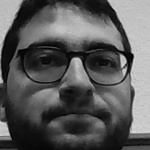
#> input picture cuatris/4/DEI - DOMÓTICA Y ENTORNOS INTELIGENTES/smartEducation/Implementacion/reconocimientoFacial/data/ Marcos/rostro_101.jpg, 150 x 150 px, given in place of the camera
$ python main.py
#> lines starting #> are read from the running program, lines starting #| are printed output that depends on the picture
import cv2
import os
import imutils

face_cascade= cv2.CascadeClassifier('haarcascade_frontalface_default.xml')
eye_cascade = cv2.CascadeClassifier('haarcascade_eye.xml')


personName = 'Oscar'
personName2 = 'Alejandro'
personName3 = ' Marcos'
personName4 = 'Fran'
personName5 = 'Javier'
dataPath = '/home/unioscar/Escritorio/dei/practica2'
personPath = dataPath + '/' + personName5


if not os.path.exists(personPath):
    print ('Carpeta creada: ', personPath)
    os.makedirs(personPath)

count = 0

cap = cv2.VideoCapture(0)
#sal = cv2.VideoWriter('videoSalidaOscar.mp4', cv2.VideoWriter_fourcc(*'XVID'),20.0,(640,480))

while True:
    _, img = cap.read()
#> img is the input picture: shape (150, 150, 3); min 0, max 217, mean 89.9
    img = imutils.resize(img, width=640)
#> img: shape (640, 640, 3)
    gray = cv2.cvtColor(img, cv2.COLOR_BGR2GRAY)
    auxImg = img.copy()

    faces = face_cascade.detectMultiScale(gray, 1.1, 4)
#> faces = [[52, 38, 563, 563]]

    for(x, y, w, h) in faces:
        cv2.rectangle(img, (x,y), (x+w, y+h), (0, 255, 0), 2)
        roi_gray = gray[y:y+w, x:x+w]
        roi_color = img[y:y+w,x:x+h]
        eyes = eye_cascade.detectMultiScale(roi_gray, 1.3, 4)
       # for (ex,ey,ew,eh) in eyes:
       #     cv2.rectangle(roi_color, (ex,ey),(ex + ew, ey + eh), (255, 0, 0))

        roi_gray = cv2.resize(roi_gray,(150,150),interpolation=cv2.INTER_CUBIC)
        cv2.imwrite(personPath + '/rostro_{}.jpg'.format(count),roi_gray)
        count = count + 1
        print(count)
#> this loop made 1 pass
#> (x, y, w, h, count) on pass 1: (52, 38, 563, 563, 1)
#| 1
#> pass 1, `roi_gray = gray[y:y+w, x:x+w]`:
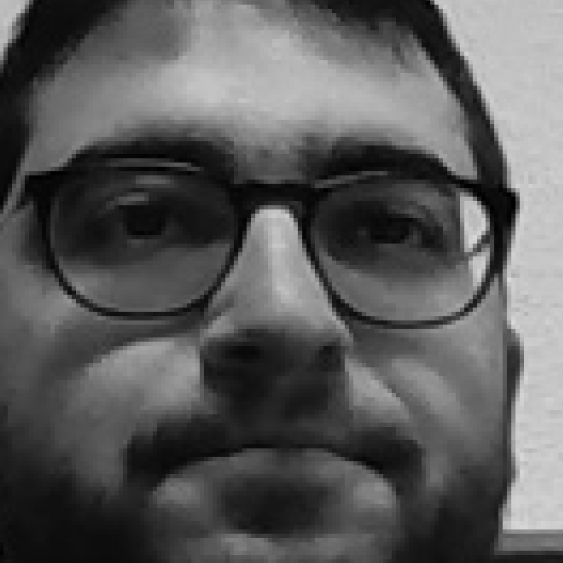
#> roi_gray: shape (563, 563); min 0, max 217, mean 89.7
#> after the loop:
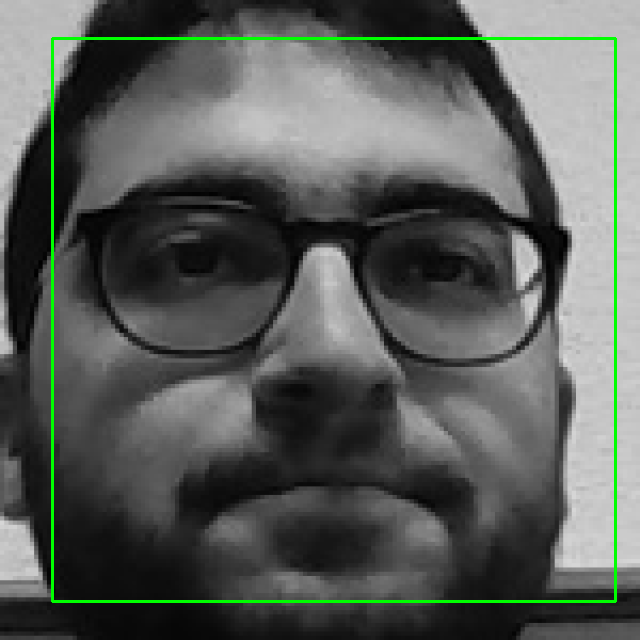
#> img: shape (640, 640, 3); mean B, G, R 88.3, 92.5, 88.3
#> after the loop, count = 1
    #sal.write(img)
    cv2.imshow('img',img)
    k = cv2.waitKey(30)
#> (key Esc is pressed here)
    if k == 27:
        break
    if count >= 300:
        break

#sal.release()
cap.release()

$ run again, on cuatris/4/DEI - DOMÓTICA Y ENTORNOS INTELIGENTES/smartEducation/Implementacion/reconocimientoFacial/data/ Marcos/rostro_211.jpg
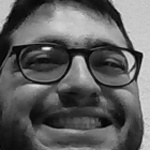
#> input picture cuatris/4/DEI - DOMÓTICA Y ENTORNOS INTELIGENTES/smartEducation/Implementacion/reconocimientoFacial/data/ Marcos/rostro_211.jpg, 150 x 150 px, given in place of the camera
#> img is the input picture: shape (150, 150, 3); min 0, max 244, mean 95.6
#> faces = [[39, 32, 571, 571]]
#> the loop `for(x, y, w, h) in faces:` made 1 pass
#> (x, y, w, h, count) on pass 1: (39, 32, 571, 571, 1)
#> (printed output is left out)
#> pass 1, `roi_gray = cv2.resize(roi_gray,(150,150),interpolation=cv2.INTER_CUBIC)`:
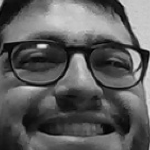
#> roi_gray: shape (150, 150); min 0, max 233, mean 92.7
#> after the loop `for(x, y, w, h) in faces:`:
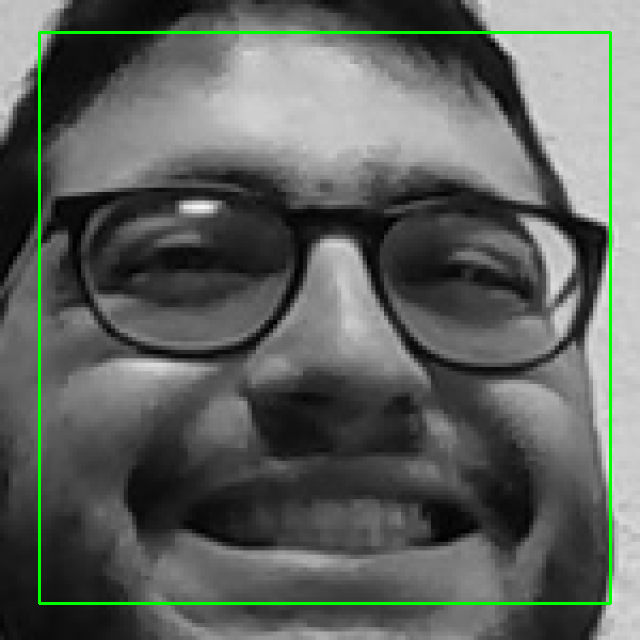
#> img: shape (640, 640, 3); mean B, G, R 93.8, 98.1, 93.8
#> after the loop `for(x, y, w, h) in faces:`: count = 1

$ run again, on cuatris/4/DEI - DOMÓTICA Y ENTORNOS INTELIGENTES/smartEducation/Implementacion/reconocimientoFacial/data/ Marcos/rostro_239.jpg
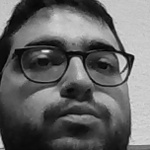
#> input picture cuatris/4/DEI - DOMÓTICA Y ENTORNOS INTELIGENTES/smartEducation/Implementacion/reconocimientoFacial/data/ Marcos/rostro_239.jpg, 150 x 150 px, given in place of the camera
#> img is the input picture: shape (150, 150, 3); min 0, max 242, mean 102.2
#> faces = [[59, 45, 539, 539]]
#> the loop `for(x, y, w, h) in faces:` made 1 pass
#> (x, y, w, h, count) on pass 1: (59, 45, 539, 539, 1)
#> (printed output is left out)
#> pass 1, `roi_gray = cv2.resize(roi_gray,(150,150),interpolation=cv2.INTER_CUBIC)`:
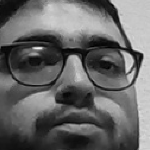
#> roi_gray: shape (150, 150); min 0, max 243, mean 102.6
#> after the loop `for(x, y, w, h) in faces:`:
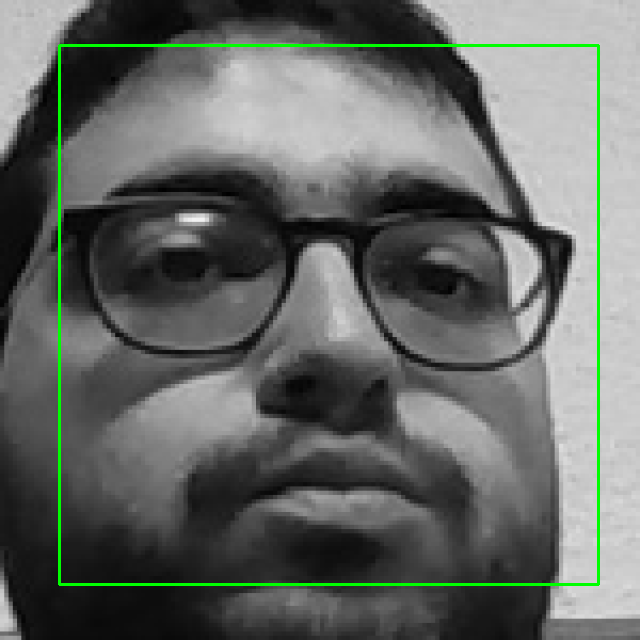
#> img: shape (640, 640, 3); mean B, G, R 100.6, 104.6, 100.6
#> after the loop `for(x, y, w, h) in faces:`: count = 1
